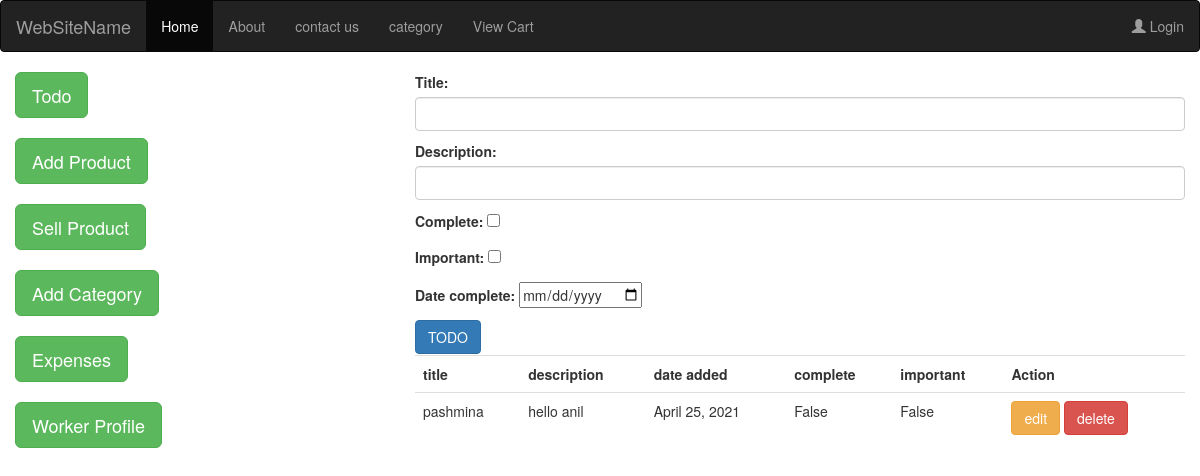
The app's page /todo (signed in) with its own data.
### ecommapp/models.py (models this page shows, shortened)
class Todo_model(models.Model):
    title = models.CharField(max_length=100)
    description = models.CharField(max_length=1000)
    date_added = models.DateField(auto_now_add=True)
    date_complete = models.DateTimeField(auto_now_add=False)
    complete = models.BooleanField()
    important = models.BooleanField()
    user = models.ForeignKey(User, on_delete=models.CASCADE)

### ecommapp/views.py (the view)
# urls.py: path("todo",views.todo,name="todo"),
@csrf_exempt
def todo(request):
    y=todo_Form(request.POST)
    if request.method == 'POST':
        if y.is_valid():
            data=y.save(commit=False)
            data.user=request.user
            data.save()
        return  redirect('todo')
    else:
        y=todo_Form()
        todo_out=Todo_model.objects.filter(user=request.user,complete=False)
        return render(request,"todo.html",{"form":y,"todo_out":todo_out})

### ecommapp/forms.py
class todo_Form(forms.ModelForm):
    title=forms.CharField(widget=forms.TextInput(attrs={'class': 'form-control'}))
    description=forms.CharField(widget=forms.TextInput(attrs={'class': 'form-control'}))
    class Meta:
        model =Todo_model
        fields=['title','description','complete','important','date_complete']
        widgets ={
        'date_complete':DateInput()
    }

### templates/todo.html (shortened to what this page needs)
{%extends 'master.html'%}
{%block 'body' %}
    {% include 'sidebar.html' %}
        <div class="col-md-8">
            <form action="{% url 'todo' %}"  method="POST" >
                {{form.as_p}}
            <button type="submit" class="btn btn-primary">TODO</button>
            </form>
        </div>
    <div class="col-md-4"></div>
    <div class="col-md-8">
     <table class=" table table-hover">
       <tr>
        <th>title</th>
        <th>description</th>
        <th>date added</th>
        <th>complete</th>
        <th>important</th>
        <th>Action</th>
       </tr>
      {% for i in todo_out%}
      <tr><td>{{i.title}}</td>
        <td>{{i.description}}</td>
        <td>{{i.date_added}}</td>
        <td>{{i.complete}}</td>
        <td>{{i.important}}</td>
        <td><a href="{% url 'edit' i.id %}"> <button class="btn btn-small btn-warning" id="edit{{i.pk}}">edit</button></a>
       <a href="{% url 'delete' i.id %}"> <button class="btn btn-small btn-danger" id="delete{{i.pk}}">delete</button></a></td>
      </tr>
     {%endfor%}
     </table>
      </div>
{%endblock%}

### records on screen
Todo_model: title "pashmina", description "hello anil", date_added "April 25, 2021", complete "False", important "False"
